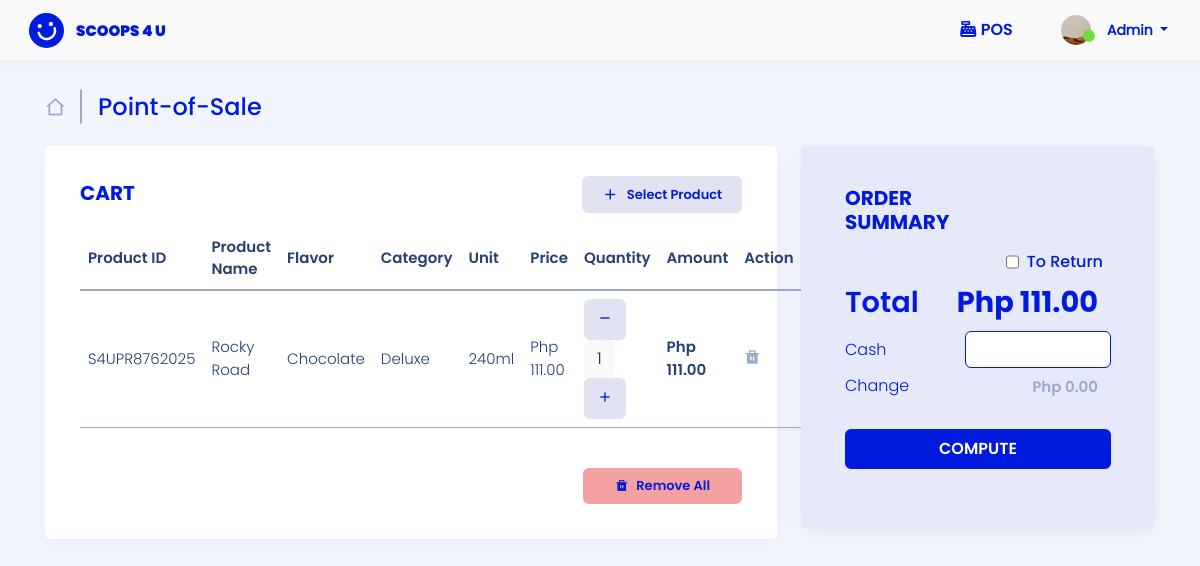
Screenshot of /user-site/pos/ (signed in) with the database file from the repository.
### admin_site/models.py (models this page shows, shortened)
class Profile(models.Model):
    list_user = models.CharField(max_length=100, null=False, verbose_name="List User")
    profile_fname = models.CharField(max_length=250, null=False, verbose_name="First Name")
    profile_mname = models.CharField(max_length=250,  null=False, verbose_name="Middle Name")
    profile_lname = models.CharField(max_length=250, null=False, verbose_name="Last Name")
    profile_about = models.TextField(max_length=250, null=True, verbose_name="About")
    profile_cnumber = models.BigIntegerField( null=False, verbose_name="Contact Number")
    profile_address = models.TextField(null=False, verbose_name="Address")
    profile_email = models.CharField( max_length=100, null=False, verbose_name="Email Address")
    profile_pic =models.ImageField( upload_to=image_path,null=True, default='img/default_profile.jpg', verbose_name='Profile Pic')

class Cart(models.Model):
    cart_user =  models.CharField(max_length=200, null=False, default=None, verbose_name='List user')
    cart_pcode =  models.CharField(max_length=200, verbose_name='Product Code')
    cart_name=  models.CharField(max_length=200, verbose_name='Product Name')
    cart_flavor =  models.CharField(max_length=200, null=True, verbose_name='Product Flavor')
    cart_category =  models.CharField(max_length=200, verbose_name='Category')
    cart_unit =  models.CharField(max_length=200, verbose_name='Unit')
    cart_reseller_price =   models.BigIntegerField(null=True, verbose_name='Reseller Price')
    cart_price =   models.BigIntegerField(null=True, verbose_name='POS Price')
    cart_quantity =  models.BigIntegerField(null=True, verbose_name='quantity')
    cart_ResellerAmount =   models.BigIntegerField(null=True, verbose_name='Reseller Amount')
    cart_amount =  models.BigIntegerField(null=True, verbose_name='POS Amount')

### landing_page/models.py (models this page shows)
class User(AbstractUser):
    ROLE = ((" "," "),("admin","admin"),("si_staff","si_staff"),("reseller","reseller"),("delivery_staff","delivery_staff"))
    STAT = ((" "," "),("active","active"),("inactive","inactive"))
    role = models.CharField(max_length=50, null=True, default=None, choices=ROLE)
    status = models.CharField(max_length=50, null=True, default=None , choices=STAT)

### admin_site/views.py (the view)
# urls.py: path('pos/', views.pos ,name='pos'),
@login_required(login_url='landing_page:login')
def pos(request):
    list_products = Product.objects.all()
    current_user = request.user
    list_pos = Cart.objects.filter(cart_user = current_user).order_by('-id')
    sum_amount = Cart.objects.filter(cart_user = current_user).all().aggregate(total =Sum('cart_amount'))['total']
    list_pospayment = Cart_Payment.objects.filter(cart_status = "not Print")
    list_profile = Profile.objects.filter(list_user = request.user)
    current_profile = Profile.objects.filter(list_user = request.user)
    context = {
        'list_products':list_products,
        'list_pos':list_pos,
        'sum_amount':sum_amount,
        'list_pospayment':list_pospayment,
        'list_profile': list_profile,
        'current_profile':current_profile,
        }
    return render(request, 'admin_site/pos/pos_admin.html', context)

### templates/admin_site/pos/pos_admin.html (shortened to what this page needs)
{% load static %}
{% load humanize %}
<!DOCTYPE html>
<html lang="en">
<head>
    <link href="https://cdn.jsdelivr.net/npm/bootstrap@5.0.2/dist/css/bootstrap.min.css" rel="stylesheet" >
    <link href="{% static '/css/assets/bootstrap/css/bootstrap.min.css'%}" rel="stylesheet">
    <link href="{% static '/css/assets/simple-datatables/style.css'%}" rel="stylesheet">
    <link href="{% static '/css/assets/remixicon/remixicon.css'%}" rel="stylesheet">
    <link href="https://cdn.datatables.net/1.13.4/css/jquery.dataTables.min.css" rel="stylesheet">
    <link href="https://cdn.datatables.net/buttons/2.3.6/css/buttons.dataTables.min.css" rel="stylesheet">
    <link href="https://cdn.datatables.net/autofill/2.5.3/css/autoFill.dataTables.min.css" rel="stylesheet">
    <link href="https://cdn.datatables.net/v/bs5/jszip-2.5.0/b-2.3.6/b-colvis-2.3.6/b-html5-2.3.6/b-print-2.3.6/date-1.4.0/sp-2.1.2/datatables.min.css" rel="stylesheet"/>
    <link href="{% static '/css/sandi.css'%}" rel="stylesheet">
</head>
<body>
    <header id="header" class="header fixed-top d-flex align-items-center">
        <div class="d-flex align-items-center justify-content-between">
            {% if user.role == "admin"%}
            <a href="{% url 'admin_site:dashboard'%}" class="logo d-flex align-items-center">
                <img src="{% static '/img/logo-header.svg'%}" alt="">
                <span class="d-none d-lg-block">SCOOPS 4 U</span>
            </a>
            {% endif %}
            </div>
            <div class="POS POS-header">
                <i class="fa-solid fa-cash-register" style="color: #001BDE !important"></i>
                <a class="active" href="{%url 'admin_site:pos' %}">POS</a>
            </div>
            <nav class="header-nav ms-auto">
                <ul class="d-flex align-items-center">
                <li class="nav-item dropdown pe-3 header-icon">
                    <a class="nav-link nav-profile d-flex align-items-center me-3" href="#" data-bs-toggle="dropdown">
                    {% if list_profile %}
                    {% for list in list_profile %}
                        {% if list.profile_pic %}
                        <img id="output" src="/media/{{ list.profile_pic}}" alt="Profile-pic" width="30" height="30" class="rounded-circle me-2">
                        {% else %}
                        <img src="{% static 'img/default_profile.jpg' %}" alt="Profile-pic" width="30" height="30" class="rounded-circle me-2">
                        {% endif %}
                    {% endfor %}
                    {% else %}
                    <img src="{% static 'img/default_profile.jpg' %}" alt="Profile-pic" width="30" height="30" class="rounded-circle me-2">
                    {% endif %}
                    <i alt="Profile" class="ri-checkbox-blank-circle-fill"></i>
                    <span class="d-none d-md-block dropdown-toggle ps-2" style="text-transform: capitalize;">
                        {{ user }}
                    </span>
                    </a>
                </li>
                </ul>
            </nav>
    </header>
    <main id="main-pos" class="main mt-5">
        <div class="pagetitle pos mb-4">
            <h1 class="align-middle">
                {% if user.role == "admin"%}
                <a href="{% url 'admin_site:dashboard'%}">
                    <i class="ri-home-2-line align-middle me-2"></i>
                </a>
                <span class="line-ver me-3"></span>
                Point-of-Sale
            </h1>
                {% endif %}
        </div>
        <section class="section">
            <div class="row">
                <div class="col-lg-8 col-md-12">
                    <div class="card">
                        <div class="card-body">
                            <div class="add-product mb-0">
                                <h5 class="card-title feature">Cart</h5>
                                <a data-bs-toggle="modal" data-bs-target="#addToCart" class="btn btn-select"><i class="ri-add-line align-middle me-2 text-end" style="font-size:17px"></i><span class="align-middle">Select Product</span></a>
                            </div>
                            {% if list_pos %}
                                <div class="table-res">
                                    <table class="table table-hover pos-table" id="posTable" >
                                        <thead>
                                            <tr class="align-middle">
                                                <th scope="col">Product ID</th>
                                                <th scope="col">Product Name</th>
                                                <th scope="col">Flavor</th>
                                                <th scope="col">Category</th>
                                                <th scope="col">Unit</th>
                                                {% if user.role == "admin" %}
                                                    <th scope="col">Price</th>
                                                {% elif user.role == "si_staff"  %}
                                                    <th scope="col">Price</th>
                                                {% endif %}
                                                <th scope="col">Quantity</th>
                                                <th scope="col">Amount</th>
                                                <th scope="col" class="sort-no">Action</th>
                                            </tr>
                                            <tbody>
                                                {% for list in  list_pos %}
                                                <tr class="align-middle">
                                                    <td>{{ list.cart_pcode }}</td>
                                                    <td style="text-transform: capitalize;">{{ list.cart_name }}</td>
                                                    <td style="text-transform: capitalize;">{{ list.cart_flavor }}</td>
                                                    <td style="text-transform: capitalize;">{{ list.cart_category }}</td>
                                                    <td>{{ list.cart_unit }}</td>
                                                    {% if user.role == "admin" %}
                                                        <td>Php {{ list.cart_price|floatformat:2|intcomma }}</td>
                                                    {% elif user.role == "si_staff" %}
                                                        <td>{{ list.cart_price|floatformat:2|intcomma }}</td>
                                                    {% endif %}
                                                    <td class="quantity-main">
                                                        <div class="quantity-input">
                                                            <a href="{% url 'admin_site:minus_qty' list.id  %}" class="btn btn-quani" id="d_minus"><i class="ri-subtract-fill"></i></a>
                                                            <button class="btn btn-quan" >{{ list.cart_quantity }}</button>
                                                            <a href="{% url 'admin_site:add_qty' list.id  %}"class="btn btn-quani"><i class="ri-add-fill"></i></a>
                                                        </div>
                                                    </td>
                                                    <td class="product-code"><span>Php {{ list.cart_amount|floatformat:2|intcomma }}</span> </td>
                                                    <form method="POST" action="{% url 'admin_site:pos_cancel' list.id %}" onsubmit="return submitForm(this);">
                                                        <td><button type="submit" class="btn btn-trash"><i class="ri-delete-bin-fill"></i></button></td>
                                                    </form>
                                                </tr>
                                                {% endfor %}
                                            </tbody>
                                        </thead>
                                    </table>
                                </div>
                            {% endif %}
                            <form action="{% url 'admin_site:pos_removeall' %}" class="remove-div" onsubmit="return removeForm(this);">
                                <button type="submit" id="removeAll" class="btn btn-remove btn-danger mt-4"><i class="ri-delete-bin-fill align-middle"></i><span class="align-middle ps-2">Remove All</span> </button>
                            </form>
                        </div>
                    </div>
                </div>
                <div class="col-lg-4 col-md-12" id="orderSummary">
                    <div class="card p-4" style="background-color: #E5E9F9">
                        <div class="card-body">
                            <div class="add-product">
                                <h5 class="card-title feature pt-3 mb-3">Order Summary</h5>
                            </div>
                            <div>
                                {% if list_pos %}
                                    {% if user.role == "admin"%}
                                    <div class="col-12 text-right d-flex justify-content-end return-text pe-2">
                                        <input type="checkbox" name="return" id="return">
                                        <label for="return" class="ps-2">To Return</label>
                                    </div>
                                    <form action="{% url 'admin_site:add_receipt' %}" method="POST" id="form" >
                                        <div class="col-12 total align-middle" style="display:flex; flex-direction: row; justify-content: space-between; align-items: center;">
                                            <label style="font-weight: bolder;">Total</label>
                                            <input type="text" value="Php {{ sum_amount|floatformat:2|intcomma }}" class="form-control text-end" step="0.01" min="0" readonly="readonly">
                                        </div>
                                        <div class="col-12 align-middle cash "  style="display:flex; flex-direction: row; justify-content: space-between; align-items: center;">
                                            <label for=""><span class="align-middle">Cash</span></label>
                                            <input class="form-control text-end" type="number" name="cash" id="cash" inputmode="numeric"   required>
                                        </div>
                                        <div class="col-12 align-middle change" style="display:flex; flex-direction: row; justify-content: space-between; align-items: center;">
                                            <label for="">Change</label>
                                            <input type="text" name="vchange"  class="form-control text-end" id="vchange" placeholder="Php 0.00" readonly="readonly" style="color: #001BDE">
                                        </div>
                                        <div class="text-center mt-4">
                                            <button id="btn_compute" class="btn btn-comp mb-3" >compute</button>
                                        </div>
                                    </form>
                                    {% endif %}
                                {% endif %}
                            </div>
                        </div>
                    </div>
                </div>
            </div>
        </section>
    </main>
</body>
</html>

### rows the page displays
Profile: profile_pic (picture)
User: username "Admin"
Cart: cart_pcode "S4UPR8762025", cart_name "Rocky Road", cart_flavor "Chocolate", cart_category "Deluxe", cart_unit "240ml", cart_price "111.00", cart_quantity "1", cart_amount "111.00"
